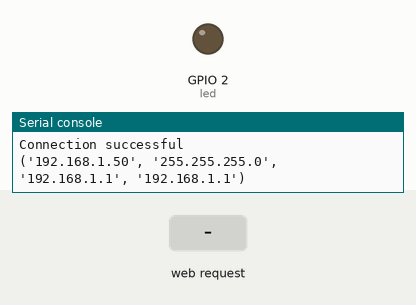
This program was run on a simulated ESP32 board running MicroPython. On the bench: output pins drawn as LEDs (lit = HIGH), the last lines printed to the serial console. The test bench sets the inputs (shaded band). WiFi joins after 1.5 s.

Above: at 2.7 s.
2.8 s: HTTP request GET /?led=on received
At 3.3 s:
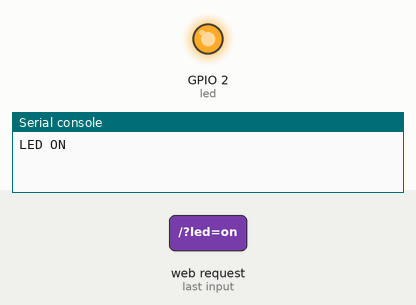
4.3 s: HTTP request GET /?led=off received
At 5.6 s:
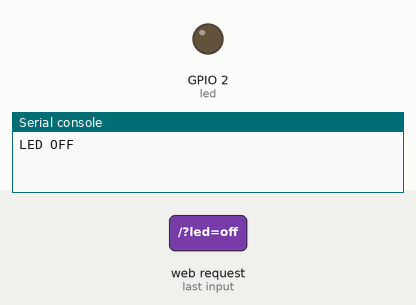
Timing chart, 0 to 7.3 s (numbered marks = the images above; inputs shaded):
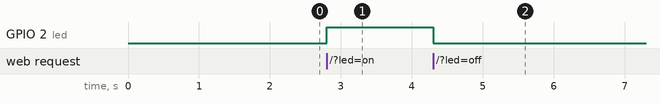

The program:

main.py
```python
try:
    import usocket as socket  # Essaye d'importer usocket pour la gestion des sockets (recommandé pour MicroPython)
except:
    import socket  # Si l'importation de usocket échoue, utilise le socket standard

from machine import Pin  # Importation de la classe Pin pour contrôler les broches GPIO (entrées/sorties) de l'ESP32

import esp  # Importation du module esp pour accéder aux fonctionnalités spécifiques de l'ESP32
esp.osdebug(None)  # Désactive les messages de débogage d'ESP32

import gc  # Importation du module gc pour gérer la collecte de mémoire
gc.collect()  # Lance immédiatement la collecte de la mémoire (libère la mémoire inutilisée)

led = Pin(2, Pin.OUT)  # Crée un objet Pin pour contrôler la broche GPIO numéro 2 (souvent utilisée pour une LED). La broche est configurée en mode "sortie" (Pin.OUT)


def web_page():
    if led.value() == 1:  # Vérifie si la LED est allumée (valeur 1 signifie que la broche est alimentée)
        gpio_state = "ON"  # Si la LED est allumée, défini l'état GPIO à "ON"
    else:
        gpio_state = "OFF"  # Si la LED est éteinte, défini l'état GPIO à "OFF"

    # Génère le code HTML pour afficher l'état de la LED et les boutons pour la contrôler
    html = """<html><head> <title>ESP Web Server</title> <meta name="viewport" content="width=device-width, initial-scale=1">
    <link rel="icon" href="data:,"> <style>html{font-family: Helvetica; display:inline-block; margin: 0px auto; text-align: center;}
    h1{color: #0F3376; padding: 2vh;}p{font-size: 1.5rem;}.button{display: inline-block; background-color: #e7bd3b; border: none;
    border-radius: 4px; color: white; padding: 16px 40px; text-decoration: none; font-size: 30px; margin: 2px; cursor: pointer;}
    .button2{background-color: #4286f4;}</style></head><body> <h1>ESP Web Server</h1>
    <p>GPIO state: <strong>""" + gpio_state + """</strong></p><p><a href="/?led=on"><button class="button">ON</button></a></p>
    <p><a href="/?led=off"><button class="button button2">OFF</button></a></p></body></html>"""  # Création du code HTML
    return html  # Retourne la page HTML générée

s = socket.socket(socket.AF_INET, socket.SOCK_STREAM)  # Crée un objet socket en utilisant le protocole IPv4 (AF_INET) et le mode TCP (SOCK_STREAM)
s.bind(('', 80))  # Lie le socket à l'adresse IP locale ('') et au port 80, qui est le port standard pour les requêtes HTTP
s.listen(5)  # Met le serveur en mode écoute, acceptant jusqu'à 5 connexions en attente

while True:  # Boucle infinie pour traiter continuellement les connexions des clients
    conn, addr = s.accept()  # Accepte une connexion entrante. 'conn' est la connexion et 'addr' est l'adresse du client
    print('Got a connection from %s' % str(addr))  # Affiche l'adresse du client qui s'est connecté
    request = conn.recv(1024)  # Reçoit jusqu'à 1024 octets de la requête HTTP envoyée par le client
    request = str(request)  # Convertit les données reçues en chaîne de caractères
    print('Content = %s' % request)  # Affiche la requête reçue pour le débogage

    led_on = request.find('/?led=on')  # Cherche la chaîne "/?led=on" dans la requête pour savoir si l'utilisateur veut allumer la LED
    led_off = request.find('/?led=off')  # Cherche la chaîne "/?led=off" dans la requête pour savoir si l'utilisateur veut éteindre la LED

    if led_on == 6:  # Si "/?led=on" est trouvé dans la requête (c'est-à-dire que la LED doit être allumée)
        print('LED ON')  # Affiche "LED ON" pour indiquer que la LED sera allumée
        led.value(1)  # Allume la LED en mettant la broche à une valeur haute (1)

    if led_off == 6:  # Si "/?led=off" est trouvé dans la requête (c'est-à-dire que la LED doit être éteinte)
        print('LED OFF')  # Affiche "LED OFF" pour indiquer que la LED sera éteinte
        led.value(0)  # Éteint la LED en mettant la broche à une valeur basse (0)

    response = web_page()  # Appelle la fonction web_page() pour générer la page HTML à renvoyer au client
    conn.send('HTTP/1.1 200 OK\n')  # Envoie l'en-tête HTTP pour indiquer que la requête a été traitée avec succès (code 200 OK)
    conn.send('Content-Type: text/html\n')  # Indique que le contenu de la réponse est en HTML
    conn.send('Connection: close\n\n')  # Indique que la connexion sera fermée après l'envoi de la réponse
    conn.sendall(response)  # Envoie la page HTML générée en réponse à la requête du client
    conn.close()  # Ferme la connexion avec le client après avoir envoyé la réponse
```

boot.py
```python
import network  # Importation du module network qui permet de gérer les connexions réseau sur l'ESP32

ssid = 'Null'  # Définition du nom du réseau Wi-Fi (SSID) auquel on veut se connecter
password = 'yahya123'  # Définition du mot de passe du réseau Wi-Fi

station = network.WLAN(network.STA_IF)  # Création de l'interface réseau en mode station (STA_IF), ce qui signifie que l'ESP32 va se connecter à un réseau Wi-Fi existant

station.active(True)  # Activation de l'interface WLAN en mode station (cela permet à l'ESP32 de tenter de se connecter à un réseau)

station.connect(ssid, password)  # Tentative de connexion à un réseau Wi-Fi en utilisant le SSID et le mot de passe définis précédemment

# Boucle infinie qui attend que l'ESP32 soit connecté au réseau Wi-Fi
while station.isconnected() == False:
  pass  # Tant que l'ESP32 n'est pas connecté, cette boucle vide permet d'attendre

print('Connection successful')  # Lorsque la connexion est établie, un message est affiché pour indiquer que la connexion a réussi

print(station.ifconfig())  # Affiche la configuration réseau de l'ESP32, notamment l'adresse IP, le masque de sous-réseau et la passerelle
```

Measured:
- after the input at 2.8 s, GPIO 2 (led): LOW → HIGH at once
- after the input at 4.3 s, GPIO 2 (led): HIGH → LOW at once
